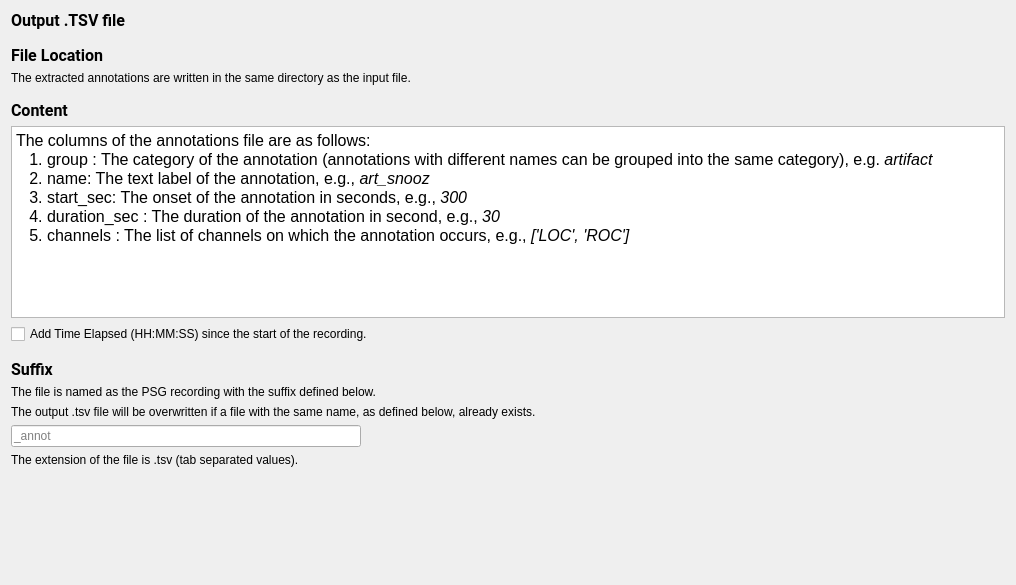
<?xml version="1.0" encoding="UTF-8"?>
<ui version="4.0">
 <class>OutputFiles</class>
 <widget class="QWidget" name="OutputFiles">
  <property name="geometry">
   <rect>
    <x>0</x>
    <y>0</y>
    <width>1016</width>
    <height>585</height>
   </rect>
  </property>
  <property name="windowTitle">
   <string/>
  </property>
  <property name="styleSheet">
   <string notr="true">font: 12pt &quot;Roboto&quot;;</string>
  </property>
  <layout class="QHBoxLayout" name="horizontalLayout">
   <item>
    <layout class="QVBoxLayout" name="verticalLayout">
     <item>
      <widget class="QLabel" name="label">
       <property name="font">
        <font>
         <family>Roboto</family>
         <pointsize>12</pointsize>
         <weight>50</weight>
         <italic>false</italic>
         <bold>false</bold>
        </font>
       </property>
       <property name="text">
        <string>&lt;html&gt;&lt;head/&gt;&lt;body&gt;&lt;p&gt;&lt;span style=&quot; font-weight:600;&quot;&gt;Output .TSV file&lt;/span&gt;&lt;/p&gt;&lt;/body&gt;&lt;/html&gt;</string>
       </property>
      </widget>
     </item>
     <item>
      <spacer name="verticalSpacer">
       <property name="orientation">
        <enum>Qt::Vertical</enum>
       </property>
       <property name="sizeType">
        <enum>QSizePolicy::Minimum</enum>
       </property>
       <property name="sizeHint" stdset="0">
        <size>
         <width>20</width>
         <height>10</height>
        </size>
       </property>
      </spacer>
     </item>
     <item>
      <widget class="QLabel" name="label_5">
       <property name="font">
        <font>
         <family>Roboto</family>
         <pointsize>12</pointsize>
         <weight>50</weight>
         <italic>false</italic>
         <bold>false</bold>
        </font>
       </property>
       <property name="text">
        <string>&lt;html&gt;&lt;head/&gt;&lt;body&gt;&lt;p&gt;&lt;span style=&quot; font-weight:600;&quot;&gt;File Location&lt;/span&gt;&lt;/p&gt;&lt;/body&gt;&lt;/html&gt;</string>
       </property>
      </widget>
     </item>
     <item>
      <widget class="QLabel" name="label_6">
       <property name="text">
        <string>The extracted annotations are written in the same directory as the input file.</string>
       </property>
      </widget>
     </item>
     <item>
      <spacer name="verticalSpacer_2">
       <property name="orientation">
        <enum>Qt::Vertical</enum>
       </property>
       <property name="sizeType">
        <enum>QSizePolicy::Minimum</enum>
       </property>
       <property name="sizeHint" stdset="0">
        <size>
         <width>20</width>
         <height>10</height>
        </size>
       </property>
      </spacer>
     </item>
     <item>
      <widget class="QLabel" name="label_7">
       <property name="font">
        <font>
         <family>Roboto</family>
         <pointsize>12</pointsize>
         <weight>50</weight>
         <italic>false</italic>
         <bold>false</bold>
        </font>
       </property>
       <property name="text">
        <string>&lt;html&gt;&lt;head/&gt;&lt;body&gt;&lt;p&gt;&lt;span style=&quot; font-weight:600;&quot;&gt;Content&lt;/span&gt;&lt;/p&gt;&lt;/body&gt;&lt;/html&gt;</string>
       </property>
      </widget>
     </item>
     <item>
      <widget class="QTextEdit" name="textEdit">
       <property name="readOnly">
        <bool>true</bool>
       </property>
       <property name="html">
        <string>&lt;!DOCTYPE HTML PUBLIC &quot;-//W3C//DTD HTML 4.0//EN&quot; &quot;http://www.w3.org/TR/REC-html40/strict.dtd&quot;&gt;
&lt;html&gt;&lt;head&gt;&lt;meta name=&quot;qrichtext&quot; content=&quot;1&quot; /&gt;&lt;style type=&quot;text/css&quot;&gt;
p, li { white-space: pre-wrap; }
&lt;/style&gt;&lt;/head&gt;&lt;body style=&quot; font-family:'Roboto'; font-size:12pt; font-weight:400; font-style:normal;&quot;&gt;
&lt;p style=&quot; margin-top:0px; margin-bottom:0px; margin-left:0px; margin-right:0px; -qt-block-indent:0; text-indent:0px;&quot;&gt;The columns of the annotations file are as follows:&lt;/p&gt;
&lt;p style=&quot; margin-top:0px; margin-bottom:0px; margin-left:0px; margin-right:0px; -qt-block-indent:0; text-indent:0px;&quot;&gt;   1. group : The category of the annotation (annotations with different names can be grouped into the same category), e.g. &lt;span style=&quot; font-style:italic;&quot;&gt;artifact&lt;/span&gt;&lt;/p&gt;
&lt;p style=&quot; margin-top:0px; margin-bottom:0px; margin-left:0px; margin-right:0px; -qt-block-indent:0; text-indent:0px;&quot;&gt;   2. name: The text label of the annotation, e.g., &lt;span style=&quot; font-style:italic;&quot;&gt;art_snooz&lt;/span&gt;&lt;/p&gt;
&lt;p style=&quot; margin-top:0px; margin-bottom:0px; margin-left:0px; margin-right:0px; -qt-block-indent:0; text-indent:0px;&quot;&gt;   3. start_sec: The onset of the annotation in seconds, e.g., &lt;span style=&quot; font-style:italic;&quot;&gt;300&lt;/span&gt;&lt;/p&gt;
&lt;p style=&quot; margin-top:0px; margin-bottom:0px; margin-left:0px; margin-right:0px; -qt-block-indent:0; text-indent:0px;&quot;&gt;   4. duration_sec : The duration of the annotation in second, e.g., &lt;span style=&quot; font-style:italic;&quot;&gt;30&lt;/span&gt;&lt;/p&gt;
&lt;p style=&quot; margin-top:0px; margin-bottom:0px; margin-left:0px; margin-right:0px; -qt-block-indent:0; text-indent:0px;&quot;&gt;   5. channels : The list of channels on which the annotation occurs, e.g., &lt;span style=&quot; font-style:italic;&quot;&gt;['LOC', 'ROC']&lt;/span&gt;&lt;/p&gt;&lt;/body&gt;&lt;/html&gt;</string>
       </property>
      </widget>
     </item>
     <item>
      <widget class="QCheckBox" name="checkBox_time">
       <property name="text">
        <string>Add Time Elapsed (HH:MM:SS) since the start of the recording.</string>
       </property>
      </widget>
     </item>
     <item>
      <spacer name="verticalSpacer_3">
       <property name="orientation">
        <enum>Qt::Vertical</enum>
       </property>
       <property name="sizeType">
        <enum>QSizePolicy::Minimum</enum>
       </property>
       <property name="sizeHint" stdset="0">
        <size>
         <width>20</width>
         <height>10</height>
        </size>
       </property>
      </spacer>
     </item>
     <item>
      <widget class="QLabel" name="label_2">
       <property name="font">
        <font>
         <family>Roboto</family>
         <pointsize>12</pointsize>
         <weight>50</weight>
         <italic>false</italic>
         <bold>false</bold>
        </font>
       </property>
       <property name="text">
        <string>&lt;html&gt;&lt;head/&gt;&lt;body&gt;&lt;p&gt;&lt;span style=&quot; font-weight:600;&quot;&gt;Suffix &lt;/span&gt;&lt;/p&gt;&lt;/body&gt;&lt;/html&gt;</string>
       </property>
      </widget>
     </item>
     <item>
      <widget class="QLabel" name="label_3">
       <property name="text">
        <string>The file is named as the PSG recording with the suffix defined below.</string>
       </property>
      </widget>
     </item>
     <item>
      <widget class="QLabel" name="label_8">
       <property name="text">
        <string>The output .tsv file will be overwritten if a file with the same name, as defined below, already exists.</string>
       </property>
      </widget>
     </item>
     <item>
      <widget class="QLineEdit" name="lineEdit_suffix">
       <property name="maximumSize">
        <size>
         <width>350</width>
         <height>16777215</height>
        </size>
       </property>
       <property name="placeholderText">
        <string>_annot</string>
       </property>
      </widget>
     </item>
     <item>
      <widget class="QLabel" name="label_4">
       <property name="text">
        <string>The extension of the file is .tsv (tab separated values).</string>
       </property>
      </widget>
     </item>
     <item>
      <spacer name="verticalSpacer_4">
       <property name="orientation">
        <enum>Qt::Vertical</enum>
       </property>
       <property name="sizeType">
        <enum>QSizePolicy::MinimumExpanding</enum>
       </property>
       <property name="sizeHint" stdset="0">
        <size>
         <width>20</width>
         <height>40</height>
        </size>
       </property>
      </spacer>
     </item>
    </layout>
   </item>
  </layout>
 </widget>
 <resources>
  <include location="../../../../../snooz-toolbox/src/main/python/ui/themes/themes.qrc"/>
 </resources>
 <connections/>
</ui>
